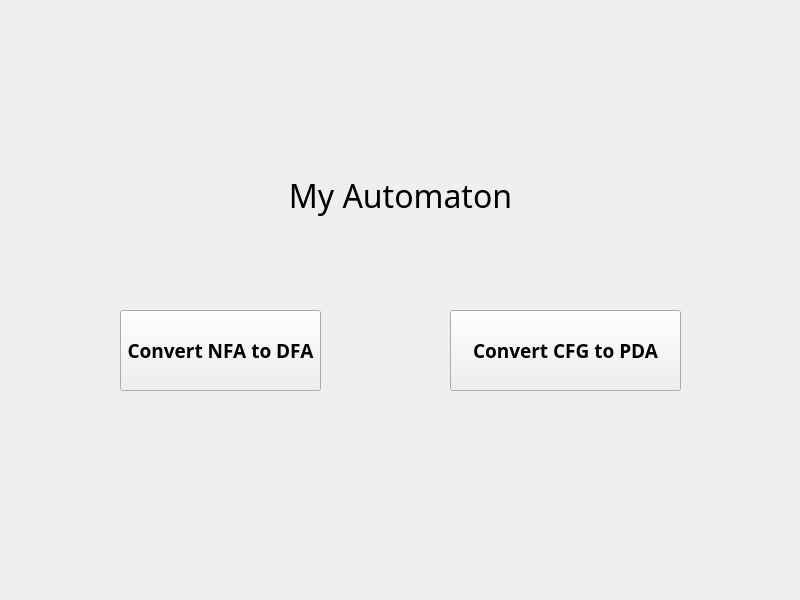
<?xml version="1.0" encoding="UTF-8"?>
<ui version="4.0">
 <class>Widget</class>
 <widget class="QWidget" name="Widget">
  <property name="geometry">
   <rect>
    <x>0</x>
    <y>0</y>
    <width>800</width>
    <height>600</height>
   </rect>
  </property>
  <property name="windowTitle">
   <string>My Automaton</string>
  </property>
  <property name="windowIcon">
   <iconset resource="resources.qrc">
    <normaloff>:/icons8-bot-48.png</normaloff>:/icons8-bot-48.png</iconset>
  </property>
  <widget class="QPushButton" name="convertNFAtoDFA">
   <property name="geometry">
    <rect>
     <x>120</x>
     <y>310</y>
     <width>201</width>
     <height>81</height>
    </rect>
   </property>
   <property name="font">
    <font>
     <family>Bahnschrift SemiBold</family>
     <pointsize>14</pointsize>
     <bold>true</bold>
    </font>
   </property>
   <property name="text">
    <string>Convert NFA to DFA</string>
   </property>
  </widget>
  <widget class="QPushButton" name="convertCFGtoPDA">
   <property name="geometry">
    <rect>
     <x>450</x>
     <y>310</y>
     <width>231</width>
     <height>81</height>
    </rect>
   </property>
   <property name="font">
    <font>
     <family>Bahnschrift SemiBold</family>
     <pointsize>14</pointsize>
     <bold>true</bold>
    </font>
   </property>
   <property name="text">
    <string>Convert CFG to PDA</string>
   </property>
  </widget>
  <widget class="QLabel" name="AppName">
   <property name="geometry">
    <rect>
     <x>220</x>
     <y>140</y>
     <width>361</width>
     <height>111</height>
    </rect>
   </property>
   <property name="font">
    <font>
     <family>MV Boli</family>
     <pointsize>24</pointsize>
     <bold>false</bold>
    </font>
   </property>
   <property name="acceptDrops">
    <bool>false</bool>
   </property>
   <property name="text">
    <string>My Automaton</string>
   </property>
   <property name="textFormat">
    <enum>Qt::RichText</enum>
   </property>
   <property name="alignment">
    <set>Qt::AlignCenter</set>
   </property>
   <property name="textInteractionFlags">
    <set>Qt::NoTextInteraction</set>
   </property>
  </widget>
  <widget class="QLabel" name="logo">
   <property name="geometry">
    <rect>
     <x>230</x>
     <y>170</y>
     <width>51</width>
     <height>51</height>
    </rect>
   </property>
   <property name="text">
    <string/>
   </property>
   <property name="pixmap">
    <pixmap resource="resources.qrc">:/robots.png</pixmap>
   </property>
  </widget>
 </widget>
 <resources>
  <include location="resources.qrc"/>
 </resources>
 <connections/>
</ui>
